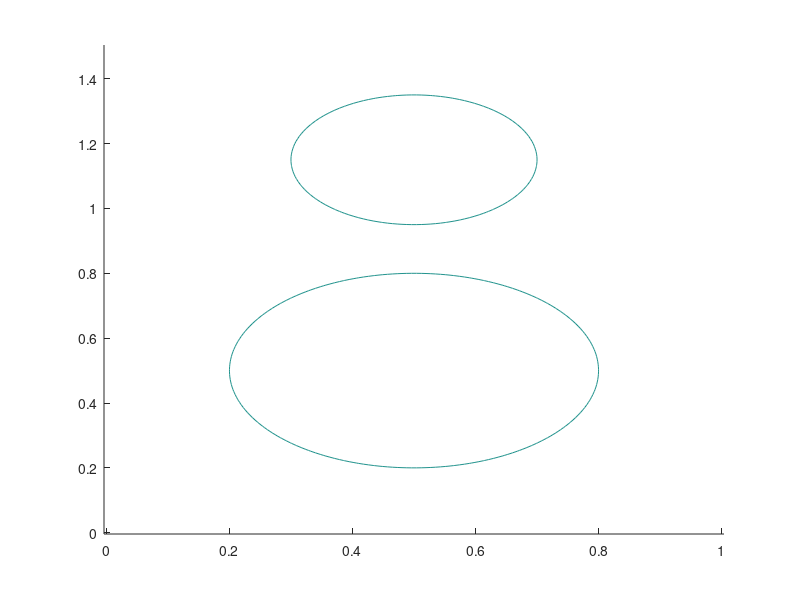

MATLAB code for this plot: (Note: this script raises an error after producing the figure.)
clc; clear all; close all;

if ~exist('MBM1','dir'); mkdir('MBM1'); end

Nx = 128;
Lx = 0; Rx = 1; h = (Rx-Lx)/Nx; 
Ly = 0; Ry = 1.5; Ny = (Ry-Ly)/h;

x = linspace(Lx-0.5*h,Rx+0.5*h,Nx+2);
y = linspace(Ly-0.5*h,Ry+0.5*h,Ny+2);
m = 8; eps = m*h/(2*sqrt(2)*atanh(0.9));

x1 = 0.5; y1 = 1.15;
x2 = 0.5; y2 = 0.5;
phi = 1+tanh((0.2-sqrt((x'-x1).^2+(y-y1).^2))/(sqrt(2)*eps))+tanh((0.3-sqrt((x'-x2).^2+(y-y2).^2))/(sqrt(2)*eps));

xc = [x2; x1]; yc = [y2; y1];
it = 0;
c = contour(x,y,phi',[0 0],'EdgeColor','none');
k = 1; count = 1;
while k-1 ~= size(c,2)
    k2 = k+c(2,k);
    radius(it+1,count) = mean(sqrt(sum((c(:,k+1:k2)-[xc(count); yc(count)]).^2,1)));
    count = count+1;
    k = k2+1;
end

figure(1); clf; hold on; box on;
set(gca,'fontsize',21);
set(gca, 'TickLabelInterpreter', 'latex');
set(gcf,'PaperPositionMode','auto')
surf(x(2:Nx+1),y(2:Ny+1),phi(2:Nx+1,2:Ny+1)','EdgeColor','none')
clim([-1 1]);
colormap jet
shading interp
axis image
axis([Lx Rx Ly Ry])
text('Interpreter','latex','String','$x$','FontSize',24,'Position',[0.742582862336339 -0.084168110426311])
text('Interpreter','latex','String','$y$','FontSize',24,'Position',[-0.103599221789883 1.28550583657588])
drawnow
tex = sprintf('MBM1/MBMM1_%dit.eps',it);
print(tex,'-depsc')

dt = 1*h^2*eps^2/(4*h^2+4*eps^2);
Nt = 5500;

for it = 1:Nt
phi(1,:) = phi(2,:); phi(Nx+2,:) = phi(Nx+1,:);
phi(:,1) = phi(:,2); phi(:,Ny+2) = phi(:,Ny+1);

lam = sum((phi(2:Nx+1,2:Ny+1)-phi(2:Nx+1,2:Ny+1).^3),'all')/sum((1-phi(2:Nx+1,2:Ny+1).^2),'all');
phi(2:Nx+1,2:Ny+1) = phi(2:Nx+1,2:Ny+1)+dt*((phi(2:Nx+1,2:Ny+1)-phi(2:Nx+1,2:Ny+1).^3)/eps^2 ...
    +(phi(1:Nx,2:Ny+1)+phi(3:Nx+2,2:Ny+1)+phi(2:Nx+1,1:Ny)+phi(2:Nx+1,3:Ny+2)-4*phi(2:Nx+1,2:Ny+1))/h^2 ...
    -lam.*(1-phi(2:Nx+1,2:Ny+1).^2)/eps^2);

c = contour(x,y,phi',[0 0],'EdgeColor','none');
k = 1; count = 1;
while k-1 ~= size(c,2)
    k2 = k+c(2,k);
    radius(it+1,count) = mean(sqrt(sum((c(:,k+1:k2)-[xc(count); yc(count)]).^2,1)));
    count = count+1;
    k = k2+1;
end

if it == 3000 || it == 4000 || it == 4500
    figure(1); clf; hold on; box on;
    set(gca,'fontsize',21);
    set(gca, 'TickLabelInterpreter', 'latex');
    set(gcf,'PaperPositionMode','auto')
    surf(x(2:Nx+1),y(2:Ny+1),phi(2:Nx+1,2:Ny+1)','EdgeColor','none')
    clim([-1 1]);
    colormap jet
    shading interp
    axis image
    axis([Lx Rx Ly Ry])
    text('Interpreter','latex','String','$x$','FontSize',24,'Position',[0.742582862336339 -0.084168110426311])
    text('Interpreter','latex','String','$y$','FontSize',24,'Position',[-0.103599221789883 1.28550583657588])
    drawnow
    tex = sprintf('MBM1/MBMM1_%dit.eps',it);
    print(tex,'-depsc')
end
end

r0 = 0.2; R0 = 0.3;
tf = 0.055; N = 5500;
r(1) = r0; R(1) = R0;

for n = 1:N
    rn = r(n);
    Rn = R(n);

    k1r = 2 / (rn + Rn) - 1 / rn;
    k1R = 2 / (rn + Rn) - 1 / Rn;

    r_half = rn + 0.5 * dt * k1r;
    R_half = Rn + 0.5 * dt * k1R;
    k2r = 2 / (r_half + R_half) - 1 / r_half;
    k2R = 2 / (r_half + R_half) - 1 / R_half;

    r_half = rn + 0.5 * dt * k2r;
    R_half = Rn + 0.5 * dt * k2R;
    k3r = 2 / (r_half + R_half) - 1 / r_half;
    k3R = 2 / (r_half + R_half) - 1 / R_half;

    r_full = rn + dt * k3r;
    R_full = Rn + dt * k3R;
    k4r = 2 / (r_full + R_full) - 1 / r_full;
    k4R = 2 / (r_full + R_full) - 1 / R_full;

    r(n+1) = rn + (dt / 6) * (k1r + 2*k2r + 2*k3r + k4r);
    R(n+1) = Rn + (dt / 6) * (k1R + 2*k2R + 2*k3R + k4R);
    if r(n+1) <0 || R(n+1) <0
        break;
    end
end
r(n+2:N+1) = r(n+1);
R(n+2:N+1) = R(n+1);

lw = 1; ms = 8;
t = [0:it]*dt; t2 = [0:N]*dt;
figure(3); clf; hold on; box on; grid on;
set(gca,'fontsize',17);
set(gca, 'TickLabelInterpreter', 'latex');
set(gcf,'PaperPositionMode','auto')
plot(t2,R,'k--','linewidth',lw)
plot(t2,r,'k-','linewidth',lw)
plot(t,radius(:,1),'ro','linewidth',lw,'markersize',ms,'MarkerIndices',[1:300:4401 4450])
plot(t,radius(:,2),'b*','linewidth',lw,'markersize',ms,'MarkerIndices',[1:300:4401 4450])
leg = legend('$R_{ref}$','$r_{ref}$','$R^n$','$r^n$');
set(leg,'interpreter','latex')
text('Interpreter','latex','String','$t$','FontSize',19,'Position',[0.0449490373725934 -0.0321513002364066])
axis([0 0.0535 0 0.4])
print('radius.eps','-depsc')
